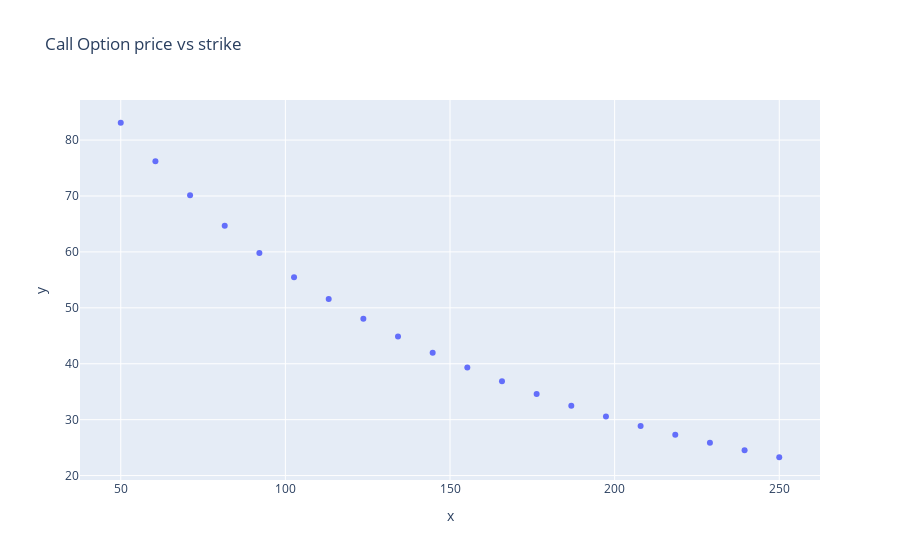

Here is the notebook cell this chart was saved with:
### Code cell
f = lambda x: vanilla_option_price(130,x,0.3,10,Call,mc_paths=1000,seed=0)
vx = np.linspace(50,250,20)

fig = px.scatter (
    title = f'Call Option price vs strike',
    x = vx,
    y = [f(x) for x in vx]
)
fig.show()

### Figure 1 — Plotly figure (JSON) as saved in the notebook; plotly's stock layout.template omitted (floating-point values rounded to 4 significant figures)
{"data": [{"hovertemplate": "x=%{x}<br>y=%{y}<extra></extra>", "legendgroup": "", "marker": {"color": "#636efa", "symbol": "circle"}, "mode": "markers", "name": "", "orientation": "v", "showlegend": false, "type": "scatter", "x": [50, 60.53, 71.05, 81.58, 92.11, 102.6, 113.2, 123.7, 134.2, 144.7, 155.3, 165.8, 176.3, 186.8, 197.4, 207.9, 218.4, 228.9, 239.5, 250], "xaxis": "x", "y": [83.1, 76.19, 70.12, 64.7, 59.78, 55.45, 51.56, 48.06, 44.89, 41.98, 39.32, 36.88, 34.59, 32.49, 30.59, 28.89, 27.32, 25.87, 24.54, 23.28], "yaxis": "y"}], "layout": {"legend": {"tracegroupgap": 0}, "title": {"text": "Call Option price vs strike"}, "xaxis": {"anchor": "y", "domain": [0, 1], "title": {"text": "x"}}, "yaxis": {"anchor": "x", "domain": [0, 1], "title": {"text": "y"}}}}
